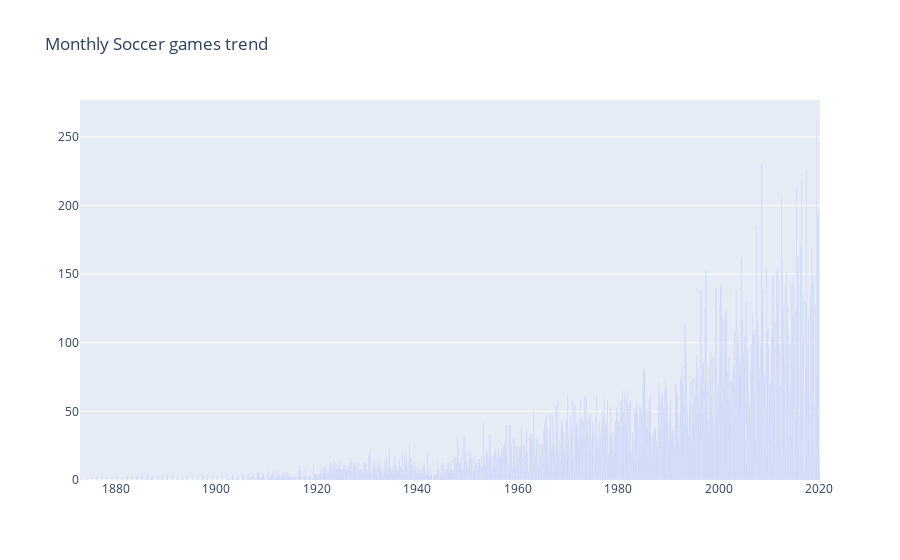

The cell this chart's notebook holds for it:
### Code cell
# create the data
import plotly.graph_objs as go
data = [go.Bar(
    x=monthly_games_trend["date"],
    y=monthly_games_trend["city"]
)]

# create the layout
layout = go.Layout(
    title='Monthly Soccer games trend'
)

# create the figure
fig = go.Figure(data=data, layout=layout)
fig.show()

### Figure 1 — Plotly figure (JSON) as saved in the notebook; plotly's stock layout.template omitted (floating-point values rounded to 4 significant figures; data arrays with more than 128 entries replaced by an {"elided": "..."} marker saying what was removed)
{"data": [{"type": "bar", "x": {"elided": "1768 str values"}, "y": {"elided": "1768 int values"}}], "layout": {"title": {"text": "Monthly Soccer games trend"}}}
